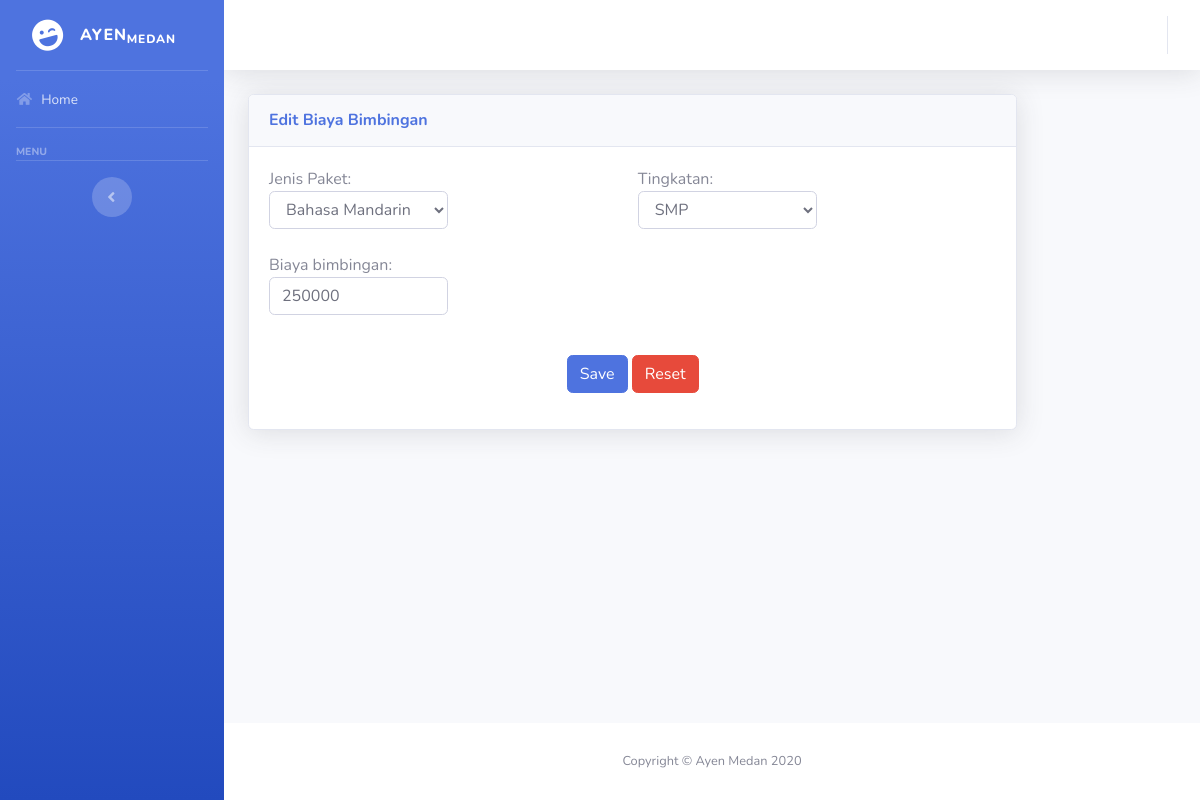
/edit-biaya-bimbingan.php?id=18, run on the app's committed database.
### tables this page shows
CREATE TABLE `biaya_bimbingan` (
  `id` int(11) NOT NULL,
  `paket` enum('Bimbel','MAFIA','Bahasa Inggris','Bahasa Mandarin') NOT NULL,
  `tingkat` enum('TK','SD','SMP','SMA') NOT NULL,
  `biaya` text NOT NULL
);

### edit-biaya-bimbingan.php (the view, shortened to what this page needs)
<?php
include("koneksi.php");
?>
<html>
    <head>
        <link href="vendor/fontawesome-free/css/all.min.css" rel="stylesheet" type="text/css">
        <link href="css/sb-admin-2.min.css" rel="stylesheet">
    </head>
    <body id="page-top">
    <div id="wrapper">
        <?php include("sidebar.php"); ?>
        <div id="content-wrapper" class="d-flex flex-column">
            <div id="content">
                <nav class="navbar navbar-expand navbar-light bg-white topbar mb-4 static-top shadow">
                    <?php include("topBar.php"); ?>
                </nav>
                <div class="container-fluid">
                    <div class="row">
						<div class="col-xs-12 col-sm-12 col-md-10 col-lg-10">
							<div class="card shadow mb-4">
								<div class="card-header py-3">
									<h6 class="m-0 font-weight-bold text-primary">Edit Biaya Bimbingan</h6>
								</div>
								<div class="card-body">
                                    <?php
                                    if (isset($_GET['id'])) {
                                        $getData = mysqli_query($db, "SELECT * FROM `biaya_bimbingan` WHERE id = '$_GET[id]'");
                                        while($data = mysqli_fetch_array($getData)) {
                                    ?>
									<form action="" method="post">
										<div class="form-row">
											<div class="col-xs-12 col-sm-12 col-md-6 col-lg-6 mb-3">
												Jenis Paket:<br/>
												<select name="paket" class="form-control col-6" required>
													<option value="Bahasa Mandarin" <?= ($data['paket'] == "Bahasa Mandarin") ? "selected" : ""; ?>>Bahasa Mandarin</option>
												</select>
												<br/>
												Biaya bimbingan:<br/>
												<input type="number" name="biaya" class="form-control col-6" value="<?= $data['biaya']; ?>" required/>
												<br/>
											</div>
											<div class="col-xs-12 col-sm-12 col-md-6 col-lg-6 mb-3">
												Tingkatan:<br/>
												<select name="tingkatan" class="form-control col-6" required>
													<option value="SMP" <?= ($data['tingkat'] == "SMP") ? "selected" : ""; ?>>SMP</option>
												</select><br/>
											</div>
										</div>
										<center>
											<input type="submit" class="btn btn-primary" name="edit" value="Save"/>
											<input type="reset" class="btn btn-danger" name="reset" value="Reset"/>
										</center>
									</form>
									<?php
                                        }
                                    }
									?>
								</div>
							</div>
						</div>
					</div>
				</div>
			</div>
			<footer class="sticky-footer bg-white">
				<div class="container my-auto">
					<div class="copyright text-center my-auto">
						<span>Copyright &copy; Ayen Medan 2020</span>
					</div>
				</div>
			</footer>
		</div>
	</div>
</body>
</html>

### data on the page
biaya_bimbingan: paket "Bahasa Mandarin", biaya "250000", tingkatan "SMP"
